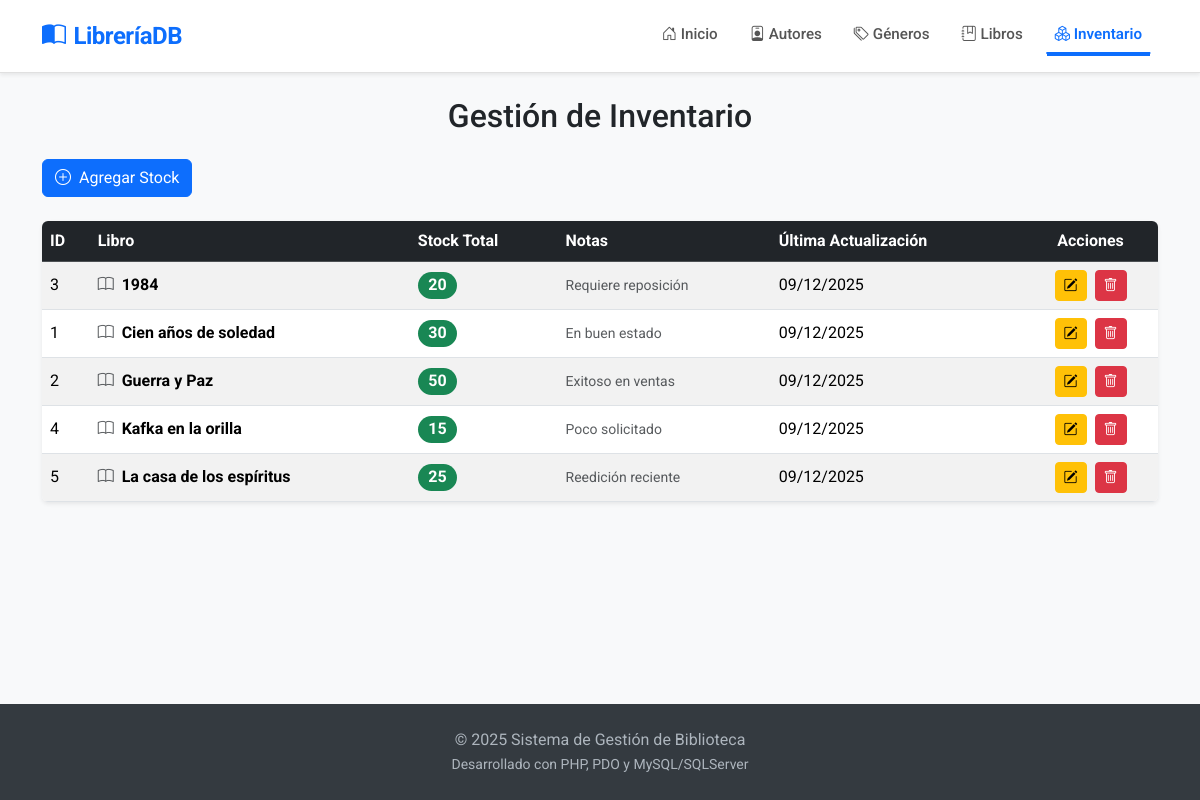
/index.php?controller=inventario&action=index, run on the app's committed database.
### tables this page shows
CREATE TABLE INVENTARIO (
    ID_INVENTARIO INT NOT NULL AUTO_INCREMENT,
    ID_LIBRO INT NULL,
    CANTIDAD_STOCK INT NOT NULL DEFAULT 0,
    NOTAS VARCHAR(255) NULL,
    FECHA_ULTIMO_INVENTARIO DATE DEFAULT (CURRENT_DATE),  
    PRIMARY KEY (ID_INVENTARIO),
    CONSTRAINT FK_INVENTARIO_LIBRO FOREIGN KEY (ID_LIBRO) REFERENCES LIBRO(ID_LIBRO) ON DELETE CASCADE
);

CREATE TABLE LIBRO (
    ID_LIBRO INT NOT NULL AUTO_INCREMENT,
    TITULO VARCHAR(255) NOT NULL,
    DESCRIPCION VARCHAR(500) NULL,
    ANIO_PUBLICACION SMALLINT NULL,  
    ID_AUTOR INT NULL,
    ID_GENERO INT NULL,
    PRIMARY KEY (ID_LIBRO),
    CONSTRAINT FK_LIBRO_AUTOR FOREIGN KEY (ID_AUTOR) REFERENCES AUTOR(ID_AUTOR) ON DELETE SET NULL,
    CONSTRAINT FK_LIBRO_GENERO FOREIGN KEY (ID_GENERO) REFERENCES GENERO(ID_GENERO) ON DELETE SET NULL
);

### controllers/InventarioController.php (called while the page is built, shortened)
<?php
require_once '../models/InventarioModel.php';
class InventarioController {
    private $modelo;
    public function __construct() {
        $this->modelo = new InventarioModel();
    }
    public function index() {
        try {
            $inventario = $this->modelo->obtenerInventario();
            require_once '../views/inventario/index.php';
        } catch (Exception $e) {
            $this->setFlashMessage('error', 'Error al cargar el inventario: ' . $e->getMessage());
            require_once '../views/inventario/index.php';
        }
    }
}
?>

### config/database.php (called while the page is built)
<?php
function conectarDB() {
    $host = 'localhost';
    $dbname = 'LibreriaDB';
    $username = 'root';
    $password = '';
    try {
        $dsn = "mysql:host=$host;dbname=$dbname;charset=utf8mb4";
        $options = [
            PDO::ATTR_ERRMODE => PDO::ERRMODE_EXCEPTION,
            PDO::ATTR_DEFAULT_FETCH_MODE => PDO::FETCH_ASSOC,
            PDO::ATTR_EMULATE_PREPARES => false,
        ];
        $db = new PDO($dsn, $username, $password, $options);
        return $db;
    } catch (PDOException $e) {
        die("<h1>Error de conexión</h1><p>No se pudo conectar a la base de datos 'LibreriaDB'. Verifica que ya la hayas creado en phpMyAdmin.</p><p>Detalle técnico: " . $e->getMessage() . "</p>");
    }
}
?>

### models/InventarioModel.php (called while the page is built, shortened)
<?php
require_once '../config/database.php';
class InventarioModel
{
    private $db;
    public function __construct()
    {
        $this->db = conectarDB();
    }
    public function obtenerInventario()
    {
        $query = "
            SELECT
                i.ID_INVENTARIO,
                i.ID_LIBRO,
                i.CANTIDAD_STOCK,
                i.NOTAS,
                i.FECHA_ULTIMO_INVENTARIO,
                l.TITULO AS TITULO_LIBRO
            FROM INVENTARIO i
            LEFT JOIN LIBRO l ON i.ID_LIBRO = l.ID_LIBRO
            ORDER BY l.TITULO ASC
        ";
        $stmt = $this->db->query($query);
        return $stmt->fetchAll(PDO::FETCH_ASSOC);
    }
}
?>

### views/inventario/index.php (the view, shortened to what this page needs)
<h2 class="text-center mb-4">Gestión de Inventario</h2>
<div class="mb-4">
    <a href="index.php?controller=inventario&action=create" class="btn btn-primary">
        <i class="bi bi-plus-circle me-1"></i> Agregar Stock
    </a>
</div>
<?php if (!empty($inventario)): ?>
    <div class="table-responsive shadow-sm rounded">
        <table class="table table-striped table-hover mb-0 align-middle">
            <thead class="table-dark">
                <tr>
                    <th>ID</th>
                    <th>Libro</th>
                    <th>Stock Total</th>
                    <th>Notas</th>
                    <th>Última Actualización</th>
                    <th class="text-center">Acciones</th>
                </tr>
            </thead>
            <tbody>
                <?php foreach ($inventario as $item): ?>
                    <tr>
                        <td><?= htmlspecialchars($item['ID_INVENTARIO']); ?></td>
                        <td class="fw-bold">
                            <i class="bi bi-book me-1 text-muted"></i>
                            <?= htmlspecialchars($item['TITULO_LIBRO'] ?? 'Libro Eliminado'); ?>
                        </td>
                        <td>
                            <span class="badge bg-success rounded-pill fs-6">
                                <?= htmlspecialchars($item['CANTIDAD_STOCK']); ?>
                            </span>
                        </td>
                        <td class="text-muted small">
                            <?= htmlspecialchars($item['NOTAS'] ?? '---'); ?>
                        </td>
                        <td>
                            <?= date('d/m/Y', strtotime($item['FECHA_ULTIMO_INVENTARIO'])); ?>
                        </td>
                        <td class="text-center">
                            <a href="index.php?controller=inventario&action=edit&id=<?= htmlspecialchars($item['ID_INVENTARIO']); ?>" class="btn btn-warning btn-sm me-1" title="Editar">
                                <i class="bi bi-pencil-square"></i>
                            </a>
                            <a href="index.php?controller=inventario&action=delete&id=<?= htmlspecialchars($item['ID_INVENTARIO']); ?>" class="btn btn-danger btn-sm" onclick="return confirm('¿Eliminar este registro de inventario?');" title="Eliminar">
                                <i class="bi bi-trash"></i>
                            </a>
                        </td>
                    </tr>
                <?php endforeach; ?>
            </tbody>
        </table>
    </div>
<?php endif; ?>

### public/css/estilos.css (style rules this page uses)
body { font-family: 'Roboto', sans-serif; background-color: #f8f9fa; display: flex; flex-direction: column; min-height: 100vh; }

### data on the page
inventario: ID_INVENTARIO "3", ID_LIBRO.TITULO "1984", CANTIDAD_STOCK "20", NOTAS "Requiere reposición", FECHA_ULTIMO_INVENTARIO "09/12/2025"
inventario: ID_INVENTARIO "1", ID_LIBRO.TITULO "Cien años de soledad", CANTIDAD_STOCK "30", NOTAS "En buen estado", FECHA_ULTIMO_INVENTARIO "09/12/2025"
inventario: ID_INVENTARIO "2", ID_LIBRO.TITULO "Guerra y Paz", CANTIDAD_STOCK "50", NOTAS "Exitoso en ventas", FECHA_ULTIMO_INVENTARIO "09/12/2025"
inventario: ID_INVENTARIO "4", ID_LIBRO.TITULO "Kafka en la orilla", CANTIDAD_STOCK "15", NOTAS "Poco solicitado", FECHA_ULTIMO_INVENTARIO "09/12/2025"
inventario: ID_INVENTARIO "5", ID_LIBRO.TITULO "La casa de los espíritus", CANTIDAD_STOCK "25", NOTAS "Reedición reciente", FECHA_ULTIMO_INVENTARIO "09/12/2025"
